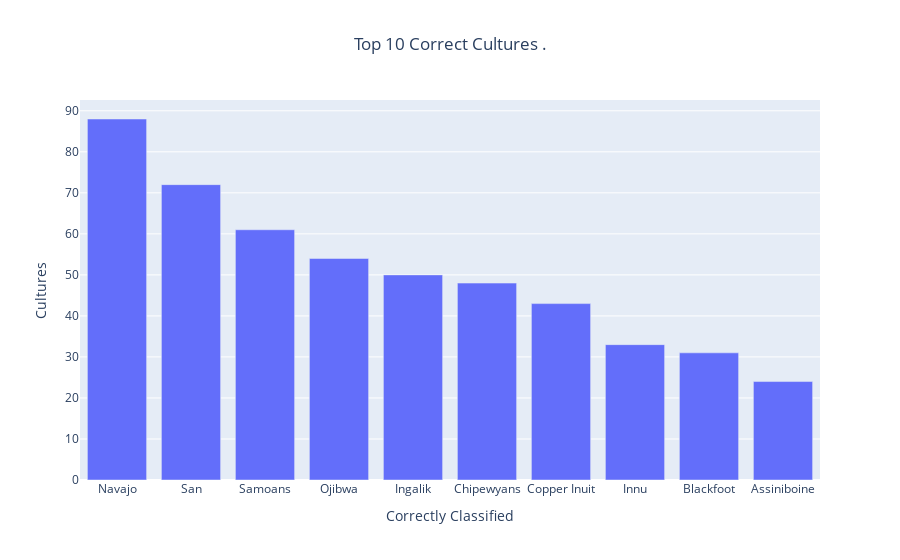
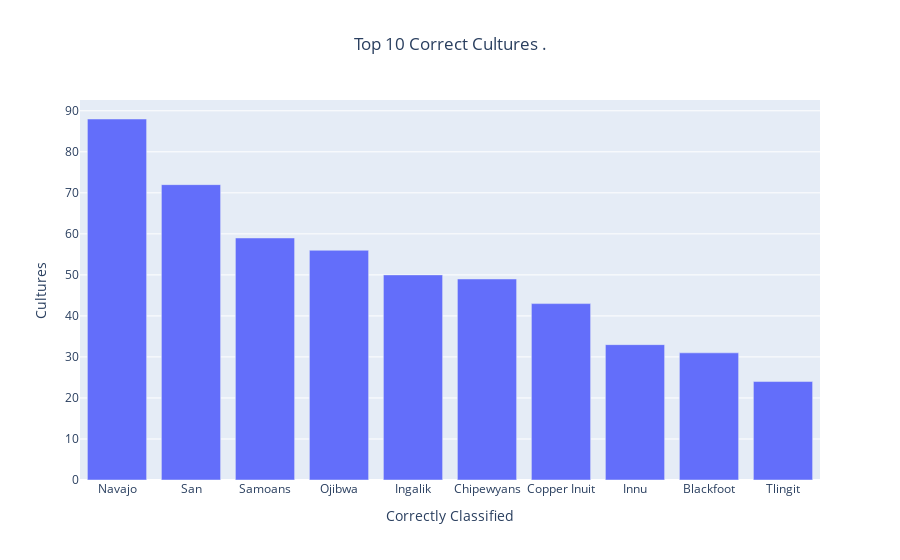
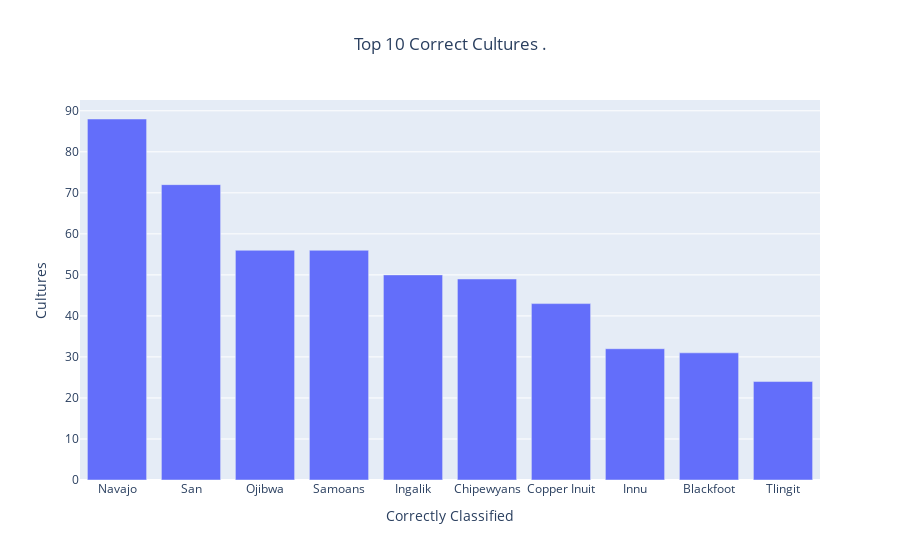
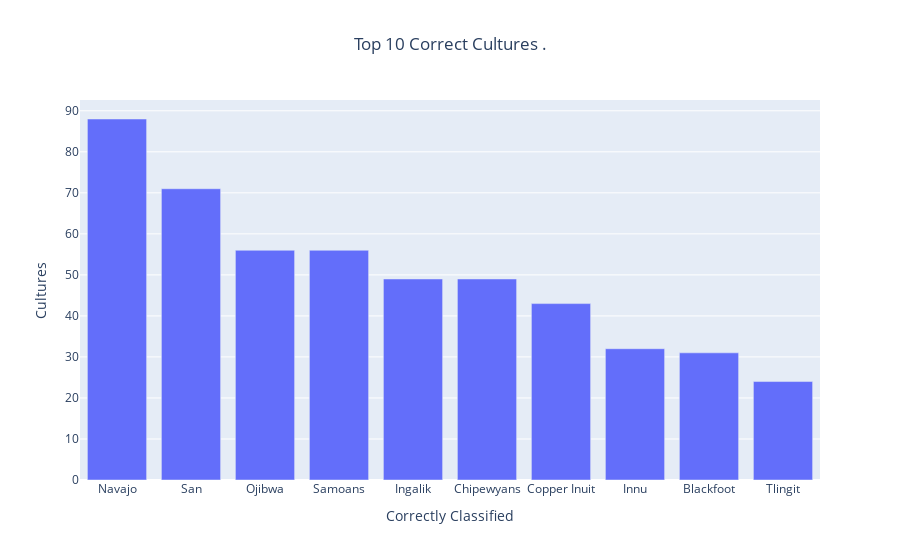

Here is the notebook cell these charts were saved with, in order:
### Markdown cell above
for b in [True, False]:
    print('Balanced:', b)
    results = iterative_process(models=['LR', 'SVM', 'RF'], 
                                common_indicators=False,
                                chosen_categories=[224, 226],
                                # chosen_categories=[222, 220],
                                balanced=b,
                                verbose=True)

### Code cell
results = iterative_process(models=['LR'],#, 'SVM', 'RF'], 
                            common_indicators=False,
                            chosen_categories=[224, 226],
                            # chosen_categories=[220, 221],
                            iterations=10,
                            top_indicators={'fish', 'kill', 'beaver', 'reef', 'hunting', 'animal', 'deer', 'game', 'river', 'weir', 'fishing', 'canoe', 'sea', 'hook', 'net', 'hunter', 'salmon', 'fisherman', 'water', 'catch', 'hunt', 'line', 'herd', 'boat', 'buffalo', 'stream', 'basket', 'meat', 'snare', 'bear', 'dog'},
                            id='1 (224, 226)',
                            df_performance=df_performance,
                            balanced=False,
                            verbose=True)

### Figure 1 — Plotly figure (JSON) as saved in the notebook; plotly's stock layout.template omitted (floating-point values rounded to 4 significant figures)
{"data": [{"name": "correct", "type": "bar", "x": ["Navajo", "San", "Samoans", "Ojibwa", "Ingalik", "Chipewyans", "Copper Inuit", "Innu", "Blackfoot", "Assiniboine"], "y": [88, 72, 61, 54, 50, 48, 43, 33, 31, 24]}], "layout": {"autosize": true, "title": {"text": "Top 10 Correct Cultures .", "x": 0.5}, "xaxis": {"autorange": true, "range": [-0.5, 9.5], "title": {"text": "Correctly Classified"}, "type": "category"}, "yaxis": {"autorange": true, "range": [0, 92.63], "title": {"text": "Cultures"}, "type": "linear"}}}

### Figure 2 — Plotly figure (JSON) as saved in the notebook; plotly's stock layout.template omitted (floating-point values rounded to 4 significant figures)
{"data": [{"name": "correct", "type": "bar", "x": ["Navajo", "San", "Samoans", "Ojibwa", "Ingalik", "Chipewyans", "Copper Inuit", "Innu", "Blackfoot", "Tlingit"], "y": [88, 72, 59, 56, 50, 49, 43, 33, 31, 24]}], "layout": {"autosize": true, "title": {"text": "Top 10 Correct Cultures .", "x": 0.5}, "xaxis": {"autorange": true, "range": [-0.5, 9.5], "title": {"text": "Correctly Classified"}, "type": "category"}, "yaxis": {"autorange": true, "range": [0, 92.63], "title": {"text": "Cultures"}, "type": "linear"}}}

### Figure 3 — Plotly figure (JSON) as saved in the notebook; plotly's stock layout.template omitted (floating-point values rounded to 4 significant figures)
{"data": [{"name": "correct", "type": "bar", "x": ["Navajo", "San", "Ojibwa", "Samoans", "Ingalik", "Chipewyans", "Copper Inuit", "Innu", "Blackfoot", "Tlingit"], "y": [88, 72, 56, 56, 50, 49, 43, 32, 31, 24]}], "layout": {"autosize": true, "title": {"text": "Top 10 Correct Cultures .", "x": 0.5}, "xaxis": {"autorange": true, "range": [-0.5, 9.5], "title": {"text": "Correctly Classified"}, "type": "category"}, "yaxis": {"autorange": true, "range": [0, 92.63], "title": {"text": "Cultures"}, "type": "linear"}}}

### Figure 4 — Plotly figure (JSON) as saved in the notebook; plotly's stock layout.template omitted (floating-point values rounded to 4 significant figures)
{"data": [{"name": "correct", "type": "bar", "x": ["Navajo", "San", "Ojibwa", "Samoans", "Ingalik", "Chipewyans", "Copper Inuit", "Innu", "Blackfoot", "Tlingit"], "y": [88, 71, 56, 56, 49, 49, 43, 32, 31, 24]}], "layout": {"autosize": true, "title": {"text": "Top 10 Correct Cultures .", "x": 0.5}, "xaxis": {"autorange": true, "range": [-0.5, 9.5], "title": {"text": "Correctly Classified"}, "type": "category"}, "yaxis": {"autorange": true, "range": [0, 92.63], "title": {"text": "Cultures"}, "type": "linear"}}}
